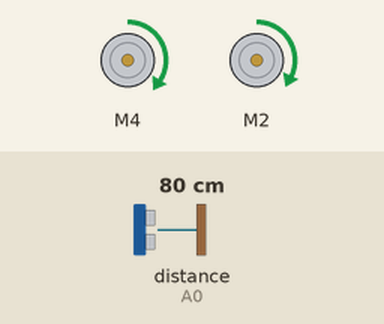
A sketch run on a simulated Arduino Uno, built with avr-gcc and run on an emulated ATmega328P. Shown: 2 × DC motor (green arrow = forward, orange = backward, longer = faster). Wiring (inferred from the names in the program): ultrasonic range finder: trigger A1; echo A0. The inputs (shaded band) are chosen by the test bench; at power-on: distance to the obstacle (sensor on A0) 80 cm. The echo pulse lasts 58.3 µs per cm.

Above: at 1.2 s.
1.3 s: distance to the obstacle (sensor on A0) set to 18 cm
2.8 s: distance to the obstacle (sensor on A0) set to 15 cm
At 3.2 s:
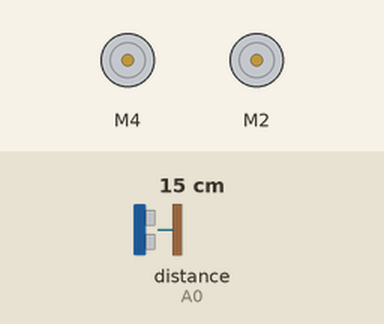
5.8 s: distance to the obstacle (sensor on A0) set to 35 cm
At 6.6 s:
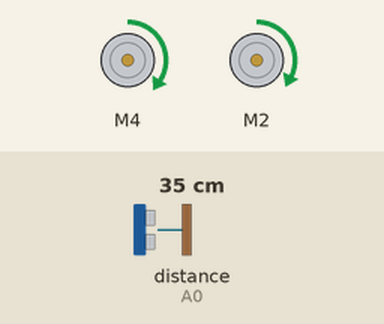
7.3 s: distance to the obstacle (sensor on A0) set to 2 cm
At 8.2 s:
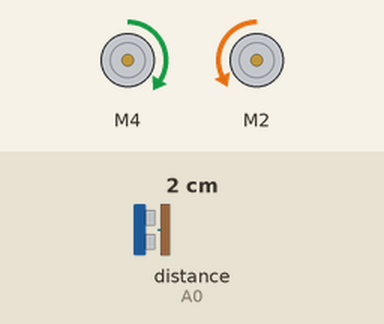
Timing chart, 0 to 11.3 s (numbered marks = the images above; inputs shaded):
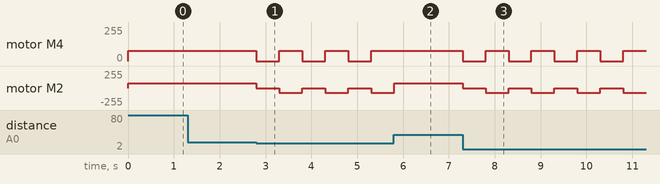

Measured:
- the behaviour switches between 17 and 16 cm on distance to the obstacle (sensor on A0) (found by bisection; images 0 and 1)
- after the input at 1.3 s, every drawn part: stays the same
- after the input at 2.8 s, motor M4: alternates forward 77/255 for 0.50 s and stopped for 0.50 s, starting at once; motor M2: alternates backward 70/255 for 0.50 s and stopped for 0.50 s, starting at once
- after the input at 5.8 s, motor M4: stays forward 77/255 (without the input it goes to stopped after 0.01 s)
- after the input at 7.3 s, motor M4: alternates forward 77/255 for 0.50 s and stopped for 0.50 s, starting at once; motor M2: alternates backward 70/255 for 0.50 s and stopped for 0.50 s, starting at once

The sketch:

projetLineFollower_obstacleDetector.ino
```cpp
#include <AFMotor.h>

AF_DCMotor left_motor(4, MOTOR12_64KHZ);
AF_DCMotor right_motor(2, MOTOR12_64KHZ);


boolean first=true;


//TCRT5000 Sensors
int right=A2;
int mid=A3;
int left=A4;

int seuil=200;


//Ultrasonic Sensor
long duration;         //duration of ultrasonic pulse
int distanceCm;        //distance in cm
int TRIG=A1;
int ECHO=A0;


char color( int cap){
  if (analogRead(cap)>seuil){
    return 'b';
  }else{
    return 'w';
  }
}
void tourner(char d,int vitesse){
  left_motor.setSpeed(vitesse*1.1);
  right_motor.setSpeed(vitesse);
  if (d=='r'){
    left_motor.run(FORWARD);
    right_motor.run(BACKWARD);
  }else{
    left_motor.run(BACKWARD);
    right_motor.run(FORWARD);
  }
}

void avancer(int vitesse){
    left_motor.setSpeed(vitesse*1.1);
    right_motor.setSpeed(vitesse);
    left_motor.run(FORWARD);
    right_motor.run(FORWARD);
}


void setup() {
  // put your setup code here, to run once:
  Serial.begin (9600);
  pinMode(TRIG, OUTPUT);    //Analog pin A1 connected to TRIG
  pinMode(ECHO, INPUT);     //Analog pin A0 connected to ECHO
}

void ultra(){
  digitalWrite(TRIG, LOW);
  delayMicroseconds(2);
  digitalWrite(TRIG, HIGH);    //give a pulse of 10us on TRIG
  delayMicroseconds(10);
  digitalWrite(TRIG, LOW);
  duration = pulseIn(ECHO, HIGH);     //check time elasped in receiving back the pulse on ECHO
  distanceCm = duration * 0.034 / 2; //convert to distance in cm
}

void partie1(){
  if(color(right)=='b'){
    tourner('r',70);
  }else if (color(mid)=='b'){
    avancer(70);
  }else if (color(left)=='b'){
    tourner('l',70);
  }else{
    tourner('l',70);
  }
}

void partie2(){
  if (color(left)=='b'){
    tourner('l',70);
  }else if (color(mid)=='b'){
    avancer(70);
  }else if(color(right)=='b'){
    tourner('r',70);
  }else{
    tourner('r',70);
   }
  }

void partie3(){
  if (color(left)=='b'){
    tourner('l',70);
  }else if (color(mid)=='b'){
    avancer(70);
  }else if(color(right)=='b'){
    tourner('r',70);
  }else{
    if (first){
      while(color(right)=='w' && color(mid)=='w' && color(left)=='w')
      {
        tourner('r',70);
      }
      first=false;
    }else{
     while(true){
      avancer(0);
    }
   }
  }
}


void printDistance(){
  ultra();
  Serial.println("Distance= "+(String)distanceCm);
}

void loop() {
  ultra();
  if (distanceCm>15){
    avancer(70);
  }
  else{
    avancer(0);
    delay(500);
    tourner('r',70);
    delay(500);
  }
}
```
